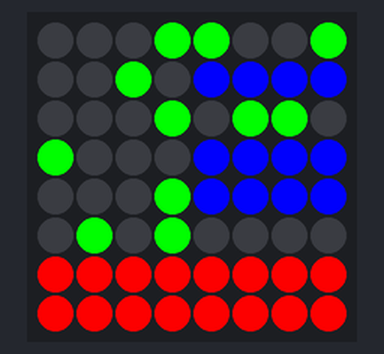
Recording of a program running on a simulated Raspberry Pi (BCM pin numbers) with a Sense HAT. Shown: the Sense HAT's 8×8 RGB LED matrix. The interpreter's speed is modelled, so counts of loop turns are approximate. At 30.0 s the program stops and its outputs stay as they are.

Above: at 0.1 s.

The program:

ipToSenseHATBinary.py
```python
#!/usr/bin/python3
# -*- coding: utf-8 -*-

import socket
import time
from sense_hat import SenseHat
sense = SenseHat()
ipArray = []
ipBinary = []

# Create the binary digits, dot and blank
#Power of the LED (between 0 and 255)
P = 255
# G = Green, R = Red, B = Blue, N = off
G = [0,P,0]
R = [P,0,0]
B = [0,0,P]
N = [0,0,0]

#Digits are green
digits = [
	[N,N,N,N], #0
	[N,N,N,G], #1
	[N,N,G,N], #2
	[N,N,G,G], #3
	[N,G,N,N], #4
	[N,G,N,G], #5
	[N,G,G,N], #6
	[N,G,G,G], #7
	[G,N,N,N], #8
	[G,N,N,G]  #9
]
#Dot is blue
dot    = [B,B,B,B]
#Blank is red
blank = [R,R,R,R]

#Get the IP address (by making connection to google)
s = socket.socket(socket.AF_INET, socket.SOCK_DGRAM)
s.connect(("www.google.co.uk",80))
#Put IP into array
ipArray = list(s.getsockname()[0])
#Close connection
s.close()

#find the right binary digit to match the decimal
for digit in ipArray:
	if digit.isdigit():
		ipBinary += digits[int(digit)]
	elif digit == ".":
		ipBinary = ipBinary + dot

#if the IP isn't long enough to fill the display then add red squares
while len(ipBinary)<64:
	ipBinary = ipBinary + blank

sense.set_pixels(ipBinary)

#Display this on the sense hat display for 30 seconds
time.sleep(30)
sense.clear()
```
